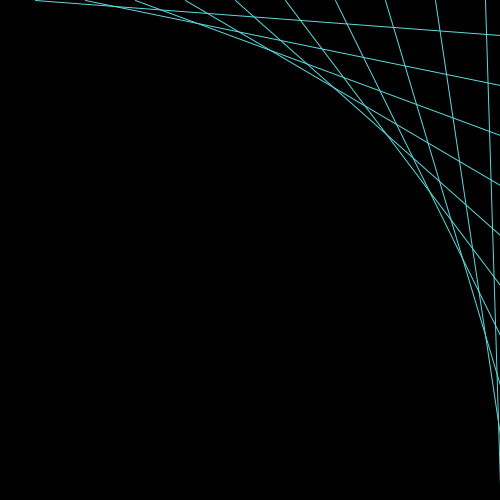
Frame 1 (no input)
Frame 60 (the mouse pressed at the canvas centre just before this capture): identical to frame 1, image omitted
Frame 120 (the mouse held since frame 60 and released just before this capture): identical to frame 1, image omitted

The Processing sketch that drew this single still picture (run headless with seeded random() and noise(); from frame 60 on, the mouse is pressed at the canvas centre):

// Processing sketch: processing_38330
// ── processing_38330.pde

               void setup() {
  size(500, 500);  
  smooth();
}

void draw() {
  background(0);
  int space = 25;
  int sx = 10;
  int sy = 0;
  int ex = 500;
  int ey = 10;
  stroke(90, 218, 222);
  strokeWeight(1);
  for (int i = 1; i <= 10; i++) {
    line(sx+(i*space), sy, ex, ey+(i*space));
    sx += space;
    ey += space;
  }
}               
